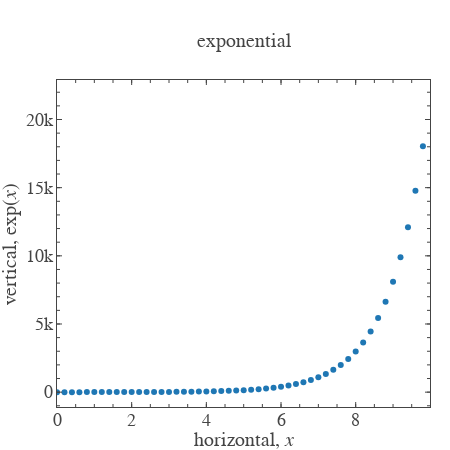

Notebook cell for this chart:
### Code cell
plt.show(scatter)

### Figure 1 — Plotly figure (JSON) as saved in the notebook; plotly's stock layout.template omitted (floating-point values rounded to 4 significant figures; data arrays with more than 128 entries replaced by an {"elided": "..."} marker saying what was removed)
{"data": [{"marker": {"maxdisplayed": 50}, "mode": "markers", "type": "scatter", "uid": "f6b03c7b-869e-4084-afb3-3ed49b804da3", "x": {"elided": "1000 float values"}, "y": {"elided": "1000 float values"}}, {"type": "scatter", "uid": "af1d89cc-ae01-41d7-a32f-79835884ba3a", "visible": false, "xaxis": "x101", "yaxis": "y101"}, {"type": "scatter", "uid": "ade0e7fc-01e7-4289-8303-dc4dc21898d7", "visible": false, "xaxis": "x201", "yaxis": "y201"}], "layout": {"font": {"family": "Arial", "size": 18}, "height": 450, "margin": {"b": 0, "l": 0, "r": 20, "t": 80}, "title": {"font": {"size": 20}, "text": "exponential", "xanchor": "center", "xref": "paper", "y": 0.9111, "yanchor": "middle", "yref": "container"}, "width": 450, "xaxis": {"anchor": "y", "automargin": true, "dtick": 2, "hoverformat": ".f", "range": [0, 9.99], "showgrid": false, "showline": false, "showticklabels": true, "tickfont": {"size": 18}, "ticklen": 5, "ticks": "inside", "title": {"font": {"size": 20}, "text": "horizontal, <i>x</i>"}, "zeroline": false}, "xaxis101": {"anchor": "y", "automargin": true, "dtick": 2, "overlaying": "x", "range": [0, 9.99], "scaleanchor": "x", "showgrid": false, "showline": false, "showticklabels": false, "side": "top", "ticklen": 5, "ticks": "inside", "zeroline": false}, "xaxis201": {"anchor": "y", "automargin": true, "dtick": 0.5, "mirror": "ticks", "overlaying": "x", "range": [0, 9.99], "scaleanchor": "x", "showgrid": false, "showline": true, "showticklabels": false, "ticklen": 3, "ticks": "inside", "zeroline": false}, "yaxis": {"anchor": "x", "automargin": true, "dtick": 5000, "hoverformat": ".f", "range": [-1089.0, 22900.0], "showgrid": false, "showline": false, "showticklabels": true, "tickfont": {"size": 18}, "ticklen": 5, "tickprefix": " ", "ticks": "inside", "ticksuffix": " ", "title": {"font": {"size": 20}, "text": "vertical, <i></i>exp<i></i>(<i>x</i>)<i></i>"}, "zeroline": false}, "yaxis101": {"anchor": "x", "automargin": true, "dtick": 5000, "overlaying": "y", "range": [-1089.0, 22900.0], "scaleanchor": "y", "showgrid": false, "showline": false, "showticklabels": false, "side": "right", "ticklen": 5, "ticks": "inside", "zeroline": false}, "yaxis201": {"anchor": "x", "automargin": true, "dtick": 1000, "mirror": "ticks", "overlaying": "y", "range": [-1089.0, 22900.0], "scaleanchor": "y", "showgrid": false, "showline": true, "showticklabels": false, "ticklen": 3, "ticks": "inside", "zeroline": false}}}
